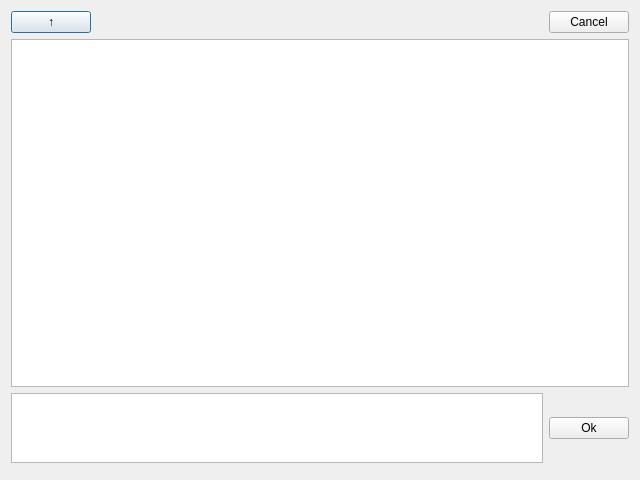
<?xml version="1.0" encoding="UTF-8"?>
<ui version="4.0">
 <class>KoFileDialog</class>
 <widget class="QDialog" name="KoFileDialog">
  <property name="geometry">
   <rect>
    <x>0</x>
    <y>0</y>
    <width>640</width>
    <height>480</height>
   </rect>
  </property>
  <property name="windowTitle">
   <string>Dialog</string>
  </property>
  <layout class="QVBoxLayout" name="verticalLayout">
   <item>
    <layout class="QHBoxLayout" name="horizontalLayout_2">
     <item>
      <widget class="QPushButton" name="btnUp">
       <property name="text">
        <string>↑</string>
       </property>
      </widget>
     </item>
     <item>
      <widget class="QLabel" name="lblCurrentPath">
       <property name="sizePolicy">
        <sizepolicy hsizetype="Expanding" vsizetype="Preferred">
         <horstretch>0</horstretch>
         <verstretch>0</verstretch>
        </sizepolicy>
       </property>
       <property name="text">
        <string/>
       </property>
       <property name="alignment">
        <set>Qt::AlignCenter</set>
       </property>
      </widget>
     </item>
     <item>
      <widget class="QPushButton" name="btnCancel">
       <property name="text">
        <string>Cancel</string>
       </property>
      </widget>
     </item>
    </layout>
   </item>
   <item>
    <widget class="QListView" name="listViewFiles"/>
   </item>
   <item>
    <layout class="QHBoxLayout" name="horizontalLayout">
     <item>
      <widget class="QTextEdit" name="textEditFilename">
       <property name="sizePolicy">
        <sizepolicy hsizetype="Expanding" vsizetype="Maximum">
         <horstretch>0</horstretch>
         <verstretch>0</verstretch>
        </sizepolicy>
       </property>
      </widget>
     </item>
     <item>
      <widget class="QPushButton" name="btnOk">
       <property name="focusPolicy">
        <enum>Qt::StrongFocus</enum>
       </property>
       <property name="text">
        <string>Ok</string>
       </property>
      </widget>
     </item>
    </layout>
   </item>
   <item>
    <widget class="QScreenKeyboard" name="qScreenKeyboard" native="true"/>
   </item>
  </layout>
 </widget>
 <customwidgets>
  <customwidget>
   <class>QScreenKeyboard</class>
   <extends>QWidget</extends>
   <header>qscreenkeyboard.h</header>
   <container>1</container>
  </customwidget>
 </customwidgets>
 <resources/>
 <connections/>
</ui>
